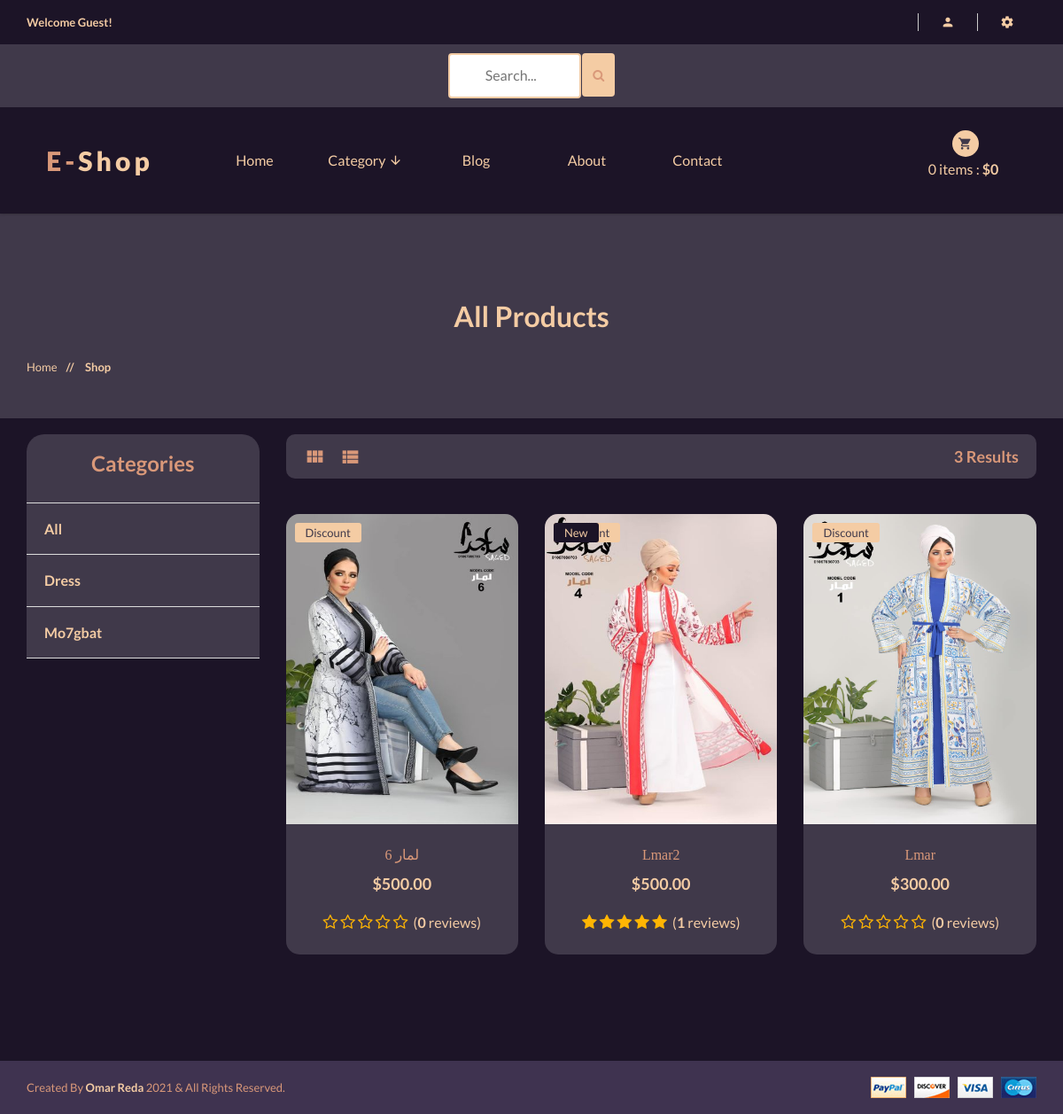
The app's page /shop/ with its own data.
### shop/models.py (models this page shows, shortened)
class Category(models.Model):
    name = models.CharField(max_length=100, unique=True)
    slug = models.SlugField(max_length=100, unique=True)
    description = models.TextField(max_length=250, blank=True)
    image = models.ImageField(upload_to='categories', blank=True)
    class Meta:
        verbose_name = 'Category'
        verbose_name_plural = 'categories'
    def get_category_slug_url(self):
        return reverse('shop:categries', args=[self.slug])

class Product(models.Model):
    category = models.ForeignKey(Category, on_delete=models.CASCADE)
    name = models.CharField(max_length=100, unique=True)
    slug = models.SlugField(max_length=100, unique=True)
    description = models.TextField(max_length=300, blank=True)
    price = models.DecimalField(max_digits=6, decimal_places=2)
    discount = models.DecimalField(max_digits=6, decimal_places=2, default=0.00)
    image = models.ImageField(upload_to='photos/products')
    stock = models.IntegerField()
    new = models.BooleanField(default=False)
    is_available = models.BooleanField(default=True)
    date_joined_for_format = models.DateTimeField(auto_now_add=True)
    last_login_for_format = models.DateTimeField(auto_now=True)
    def averageRating(self):
        reviews = ReviewRating.objects.filter(product=self, status=True).aggregate(average=Avg('rating'))
        avg = 0
        if reviews['average'] is not None:
            avg = float(reviews['average'])
        return avg
    def countReview(self):
        reviews = ReviewRating.objects.filter(product=self, status=True).aggregate(count=Count('id'))
        count = 0
        if reviews['count'] is not None:
            count = int(reviews['count'])
        return count
    def get_prodcut_details_url(self):
        return reverse('shop:product_details', args=[self.category.slug, self.slug])
    class Meta:
        verbose_name_plural = 'Products'
        ordering = ('-date_joined_for_format',)

### shop/views.py (the view)
# urls.py: path('', include('shop.urls', namespace='shop')),
def shop(request, category_slug=None):
    categories = None
    products = None
    if category_slug != None:
        categories = get_object_or_404(Category, slug=category_slug)
        products = Product.objects.filter(category=categories, is_available=True)
        paginator = Paginator(products, 6)
        page = request.GET.get('page')
        paged_products = paginator.get_page(page)
        products_count = products.count()
    else:
        products = Product.objects.all().filter(is_available=True)
        paginator = Paginator(products, 6)
        page = request.GET.get('page')
        paged_products = paginator.get_page(page)
        products_count = products.count()
    for product in products:
        reviews = ReviewRating.objects.order_by('-updated_at').filter(product_id=product.id, status=True)
    context = {
        'category_slug': category_slug,
        'products' : paged_products,
        'products_count': products_count,
    }
    return render(request, 'shop/shop/shop.html', context)

### cart/views.py (called while the page is built)
def _cart_id(request):
    cart = request.session.session_key
    if not cart :
        cart = request.session.create()
    return cart

### shop/context_processors.py (called while the page is built)
def category_list(request):
    return {
        'categories' : Category.objects.all(),
    }

### templates/shop/shop/shop.html (shortened to what this page needs)
{% extends 'base.html' %}
{% load static %}
{% block content %}
		<div style="background:#40394a" class="pages-title section-padding">
			<div class="container">
				<div class="row">
					<div class="col-xs-12">
						<div class="pages-title-text text-center">
							{% if category_slug != None %}
							<h2 style="color:#f4cca4;text-transform: capitalize;">{{category_slug}}</h2>
							{% else %}
							<h2 style="color:#f4cca4;text-transform: capitalize;">All Products</h2>
							{% endif %}
							<ul class="text-left">
								<li ><a href="\">Home </a></li>
								<li style="color:#f4cca4"><span> // </span>Shop</li>
							</ul>
						</div>
					</div>
				</div>
			</div>
		</div>
		<br>
		<section style="background:#1c1427"   class="pages products-page section-padding-bottom">
			<div class="container">
				<div class="row"><br>
					<div class="col-xs-12 col-sm-4 col-md-3">
						<div class="sidebar left-sidebar">
							<div style="background:#40394a; color:#d99879;;border-radius:20px 20px 0 0;" class="s-side-text">
								<div class="sidebar-title clearfix text-center">
									<h3 >Categories</h3>
								</div>
								<div  class="sidebar-title clearfix">
									<h4 class="floatleft"><a style="font-weight:600;color:#f4cca4"  href="{% url 'shop:shop' %}">All</a></h4>
								</div>
                                {% for category in categories %}
                                <div  class="sidebar-title clearfix">
									<h4 class="floatleft"><a style="font-weight:600;color:#f4cca4"  href="{{ category.get_category_slug_url }}">{{category.name}}</a></h4>
								</div>
                                {% endfor %}
							</div>
						</div>
					</div>
					<div class="col-xs-12 col-sm-8 col-md-9">
						<div class="right-products">
							<div class="row">
								<div class="col-xs-12">
									<div style="background:#40394a;border-radius:10px;" class="section-title clearfix">
										<ul >
											<li>
												<ul class="nav-view">
													<li class="active"><a data-toggle="tab" href="#grid"> <i style="color:#d99879" class="mdi mdi-view-module"></i> </a></li>
													<li><a data-toggle="tab" href="#list"> <i style="color:#d99879" class="mdi mdi-view-list"></i> </a></li>
												</ul>
											</li>
											<li style="color:#d99879; font-size:18px" class="sort-by floatright">
												{{products_count}} Results
											</li>
										</ul>
									</div>
								</div>
							</div>
							<div class="row">
								<div class="tab-content grid-content">
									<div class="tab-pane fade in active text-center" id="grid">
                                        {% for product in products %}
										<div  class="col-xs-12 col-sm-6 col-md-4">
											<div   style="background:#40394a; ;border-radius:15px;" class="single-product">
												<div class="product-img">
													{% if product.discount != 0.00 %}
													<div class="pro-type">
														<span>Discount</span>
													</div>
													{% endif %}
													{% if product.new %}
													<div style="background:#1c1427;color:#f4cca4" class="pro-type">
														<span>New</span>
													</div>
													{% endif %}
													<a href="{{product.get_prodcut_details_url}}"><img style="width:100%; height:350px;;border-radius:15px 15px 0 0;" src="{{product.image.url}}" alt="Product Title" /></a>
												</div>
												<div class="product-dsc">
													<p><a style="color:#d99879" href="{{product.get_prodcut_details_url}}">{{product.name}}</a></p>
													<span>${{product.price}}</span><br><br>
													<div style="font-size:16px" class="rating-star">
														<span>
														<i class="fa fa-star{% if product.averageRating < 0.5 %}-o{% elif product.averageRating >= 0.5 and product.averageRating < 1 %}-half-o {% endif %}" aria-hidden="true"></i>
														<i class="fa fa-star{% if product.averageRating < 1.5 %}-o{% elif product.averageRating >= 1.5 and product.averageRating < 2 %}-half-o {% endif %}" aria-hidden="true"></i>
														<i class="fa fa-star{% if product.averageRating < 2.5 %}-o{% elif product.averageRating >= 2.5 and product.averageRating < 3 %}-half-o {% endif %}" aria-hidden="true"></i>
														<i class="fa fa-star{% if product.averageRating < 3.5 %}-o{% elif product.averageRating >= 3.5 and product.averageRating < 4 %}-half-o {% endif %}" aria-hidden="true"></i>
														<i class="fa fa-star{% if product.averageRating < 4.5 %}-o{% elif product.averageRating >= 4.5 and product.averageRating < 5 %}-half-o {% endif %}" aria-hidden="true"></i>
														&nbsp;<span style="font-size:16px">(<b>{{product.countReview}}</b> reviews)</span>
														</span>
													</div>
												</div>
											</div>
										</div>
										{% endfor %}
									</div>
								</div>
							</div>
							<div class="row">
								<div  class="col-sm-12">
								</div>
							</div>
						</div>
					</div>
				</div>
			</div>
		</section>
{% endblock content %}

### core/static/css/style.css (style rules this page uses)
html, body { height: 100%; }
.floatleft { float:left }
.floatright { float:right }
img { max-width:100%; }
p { margin:0px; }
h1, h2, h3, h4, h5, h6 { margin: 0 0 10px; font-family: 'Lato', sans-serif; text-transform:capitalize; font-weight:600; }
a { transition: all 0.3s ease 0s; text-decoration:none; font-weight:500; color:#f4cca4; text-transform:capitalize; }
i { font-size:16px; }
p { color:#f4cca4; font-size:13px; font-weight:400; line-height:20px; }
ul { list-style: outside none none; margin: 0; padding: 0 }
ul li { float:left; }
.section-padding { padding:80px 0; }
.section-padding-bottom { padding-bottom:80px; }
body { font-family: 'Lato', sans-serif; color:#f4cca4; font-size:13px; font-weight:400; }
.section-title { margin-bottom: 40px; }
.product-dsc > p a { color: #f4cca4; display: inline-block; font-size: 16px; font-weight: 400; font-family: "Bree Serif",serif; }
.product-dsc > p a,.colect-text > p { margin-bottom: 10px; }
.single-product { background: #1c1427 none repeat scroll 0 0; transition: all 0.4s ease 0s; }
.product-dsc { padding: 25px 0; }
.product-dsc > span { color: #f4cca4; font-size: 18px; font-weight: 700; }
.pro-type { background: #f4cca4 none repeat scroll 0 0; color: #40394a; left: 10px; line-height: 22px; padding: 0 12px; position: absolute; text-transform: capitalize; top: 10px; border-radius:3px; }
.product-img { position: relative; }
.footer-menu li:last-child, .footer-text li:last-child , .s-side-text:last-child { margin-bottom: 0; }
.footer-two .footer-top,.pages { background: #F5F5F5; }
.pages-title ul.text-left { position: relative; top: 50px; }
.pages-title-text h2 { margin: 0; color:#333; font-size:32px; margin-bottom:-20px; }
.pages-title li { font-weight: 600; text-transform: capitalize; }
.pages-title ul span { padding: 0 10px; }
.blog-row li,.products-page .col-xs-12 .single-product { margin-bottom:30px; }
.single-blog-page,.main-padding,.pagnation-ul,.s-side-text ,.error-content button ,.error-content input,.error-content > a,.share-member { background:#40394a; }
.single-blog-page .post-title li, .post-title li a,.share-tag a ,.author-des > span,.recent-post h5, .recent-post span ,.error-content button ,.error-content input,.error-content > h5,.pages-title li ,.right.floatright input,.member-btn > a,.pagnation-ul a { color: #999; }
.sidebar-title { border-bottom: 1px solid #dcdcdc; padding: 20px 30px; }
.sidebar-title h4, .sidebar-title h5 { margin: 0; }
.sidebar-title h4 { font-size: 16px; font-weight: 800; }
.s-side-text,.single-list-view { margin-bottom: 30px; }
.right-products .section-title { background: #40394a none repeat scroll 0 0; padding: 0 20px; }
.sort-by ,.pages table tbody tr td,.list-btn > a { font-weight: 700; }
.sort-by ,.nav-view > li > a { line-height: 50px; }
.nav-view > li > a { font-size: 25px; margin-right: 15px; }
.items-dsc > p,.list-text > h5 del,.single-contact i,.reviews-tab a,.size-drop .btn.dropdown-toggle,.size-drop .dropdown-menu > li > a ,.size-drop .btn,.custom-input input ,.main-input .custom-select select ,.list-text > span ,.nav-view > li > a,.sort-by { color: #999; }
.rating-star i { color: #ffb503 !important; font-size: 1.8rem; }

### core/static/css/responsive.css (style rules this page uses)
@media (min-width: 1170px) and (max-width: 1200px) { .sidebar-title,.color-select { padding: 20px; } }

### records on screen
Category: name "Dress"
Category: name "Mo7gbat"
Product: discount "Discount", image (picture), name "لمار 6", price "500.00", countReview "0"
Product: new "New", image (picture), name "Lmar2", price "500.00", countReview "1"
Product: discount "Discount", image (picture), name "Lmar", price "300.00", countReview "0"

### other values on screen
{{ quantityyy }} "0"
{{ totalll }} "0"
{{ products_count }} "3"
